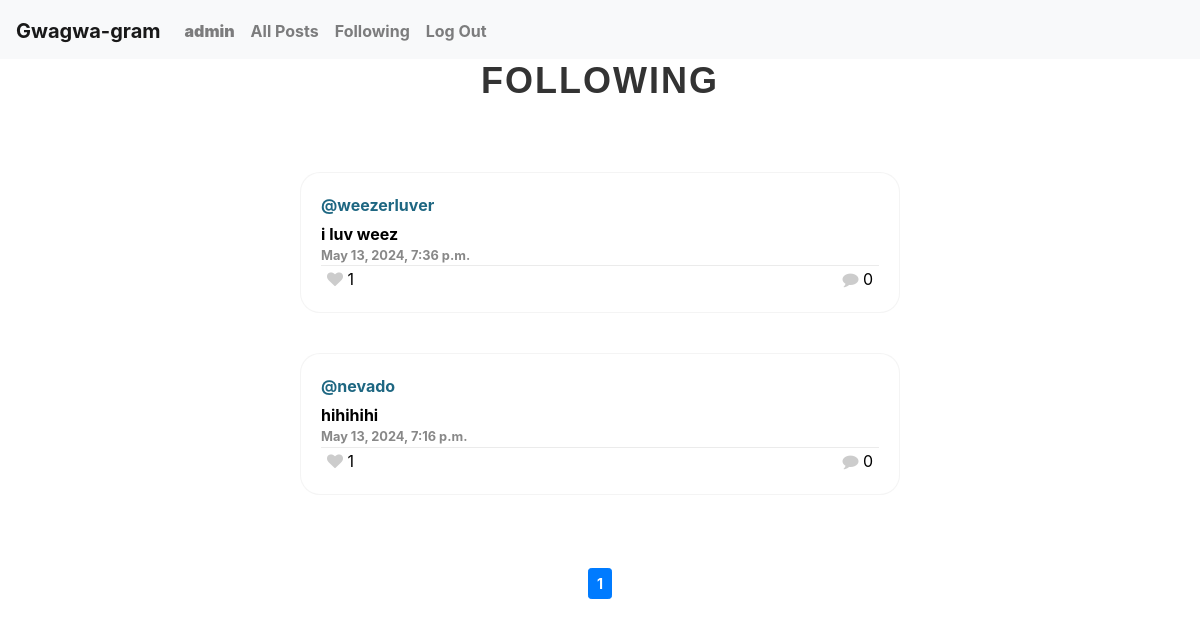
Page /following (signed in) on the committed database.
### network/models.py (models this page shows)
class User(AbstractUser):
    pass

class Post(models.Model):
    user = models.ForeignKey(User, on_delete=models.CASCADE, null=True, blank=True, related_name="author_post")
    content = models.CharField(max_length=280)
    date = models.DateTimeField(auto_now_add=True)
    def __str__(self):
        return f"Post {self.id} made by {self.user} on {self.date.strftime('%d %b %Y %H:%M:%S')}"

### network/views.py (the view)
# urls.py: path("following", views.following, name="following"),
@login_required
def following(request):
    followed_users = User.objects.filter(following__following=request.user)
    posts = Post.objects.filter(user__in=followed_users).order_by('-date')
    if posts.exists():
        page_obj = paginator(request, posts, 10)
        liked = set(Like.objects.filter(user=request.user).values_list('post_id', flat=True))
    else:
        posts = 0
        page_obj=0
        liked=0
    print(posts)
    return render(request, "network/following.html", {
        "posts": page_obj,
        "page_obj": page_obj,
        "liked": liked
    })

### network/views.py (called while the page is built)
def paginator(request, posts, number):
    p = Paginator(posts, number)
    page_num = request.GET.get('page')
    page_obj = p.get_page(page_num)
    return page_obj

### network/templates/network/following.html (shortened to what this page needs)
{% extends "network/layout.html" %}
{% load static %}
{% block body %}
    <h1>Following</h1>
    {% if posts == 0 %}
    <h2>No users followed</h2>
{% else %}
    {% include 'network/all-posts.html' %}
    {% include 'network/paginator.html' %}
{% endif %}
{% endblock %}

### network/templates/network/layout.html (shortened to what this page needs)
{% load static %}
<!DOCTYPE html>
<html lang="en">
    <head>
        <link rel="stylesheet" href="https://stackpath.bootstrapcdn.com/bootstrap/4.4.1/css/bootstrap.min.css">
        <link href="{% static 'network/styles.css' %}" rel="stylesheet">
        <link rel="stylesheet" href="https://cdnjs.cloudflare.com/ajax/libs/font-awesome/4.7.0/css/font-awesome.min.css">
    </head>
    <body>
        <nav class="navbar navbar-expand-lg navbar-light bg-light">
            <a class="navbar-brand" href="{% url 'index' %}">Gwagwa-gram</a>
            <div>
              <ul class="navbar-nav mr-auto">
                {% if user.is_authenticated %}
                    <li class="nav-item">
                        <a class="nav-link" href="{% url 'profile' user.username %}"><strong>{{ user.username }}</strong></a>
                    </li>
                {% endif %}
                <li class="nav-item">
                  <a class="nav-link" href="{% url 'index' %}">All Posts</a>
                </li>
                {% if user.is_authenticated %}
                    <li class="nav-item">
                        <a class="nav-link" href="{% url 'following' %}">Following</a>
                    </li>
                    <li class="nav-item">
                        <a class="nav-link" href="{% url 'logout' %}">Log Out</a>
                    </li>
                {% endif %}
              </ul>
            </div>
          </nav>
        <div class="body">
            {% block body %}
            {% endblock %}
        </div>
    </body>
</html>

### network/templates/network/all-posts.html
<div id="all-posts" class="contenedor">
    {% for post in posts %}
        <div class="comment post display">
            <div class="author"><a href="{% url 'profile' post.user %}">@{{ post.user }}</a></div>
            <a href="{% url 'post' post.id %}" class="no-link">
            <div class="message">{{ post.content }}</div>
            <div class="timestamp">{{ post.date }}</div>
        </a>
            <div class="actions">
                <button class="like-button" id="boton-{{post.id}}" data-post="{{post.id}}" data-liked="{% if post.id in liked %}true{% else %}false{% endif %}">
                    {% if post.id in liked %}
                    {% if user.is_authenticated %}
                    <i class="fa fa-heart liked" id="icon-{{post.id}}"></i>
                    {% endif %}
                    {% else %}
                    <i class="fa fa-heart" id="icon-{{post.id}}"></i>
                    {% endif %}
                    <p id="contador-{{post.id}}">{{post.like_set.count}}</p>
                </button>
                <button class="comment-button" id="open-comment" onclick="window.location.href = '{% url 'post' post.id %}'">
                    <i class="fa fa-comment"></i> {{post.post_comment.count}}</button>
            </div>
        </div>
    {% endfor %}
</div>

### network/static/network/styles.css (style rules this page uses)
h1 { font-size: 36px; font-weight: bold; color: #333; text-align: center; text-transform: uppercase; letter-spacing: 2px; margin-bottom: 20px; font-family:Arial, Helvetica, sans-serif; }
.contenedor { display: flex; flex-direction: column; align-items: center; margin: 20px; }
.author { font-weight: bold; color: #1e6782; }
.timestamp { font-size: 0.8em; color: #888; }
.comment .message { margin-top: 5px; color: black; font-weight: bold; }
#all-posts { padding: 30px; }
.post { max-width: 1000px; min-width: 600px; background-color: #fff; border-radius: 20px; border: solid 1px #dddddd56; padding: 20px; margin: 20px auto; }
.post .actions { display: flex; justify-content: space-between; border-top: solid #dddddd98 1px; }
a { font-weight: bold; color: #1e6782; margin-top: 3px; }
.like-button { border: none; background-color: transparent; cursor: pointer; outline: none; display: inline-block; }
.like-button .fa-heart { color: #ccc; }
.comment-button { border: none; background-color: transparent; cursor: pointer; outline: none; display: inline-block; }
.comment-button .fa-comment { color: #ccc; }
.like-button p { all: unset; }

### rows in the picture
User: username "admin"
Post: user "weezerluver", content "i luv weez", date "May 13, 2024, 7:36 p.m.", like_set.count "1", post_comment.count "0"
Post: user "nevado", content "hihihihi", date "May 13, 2024, 7:16 p.m.", like_set.count "1", post_comment.count "0"

### other values in the picture
{{ num }} "1"
